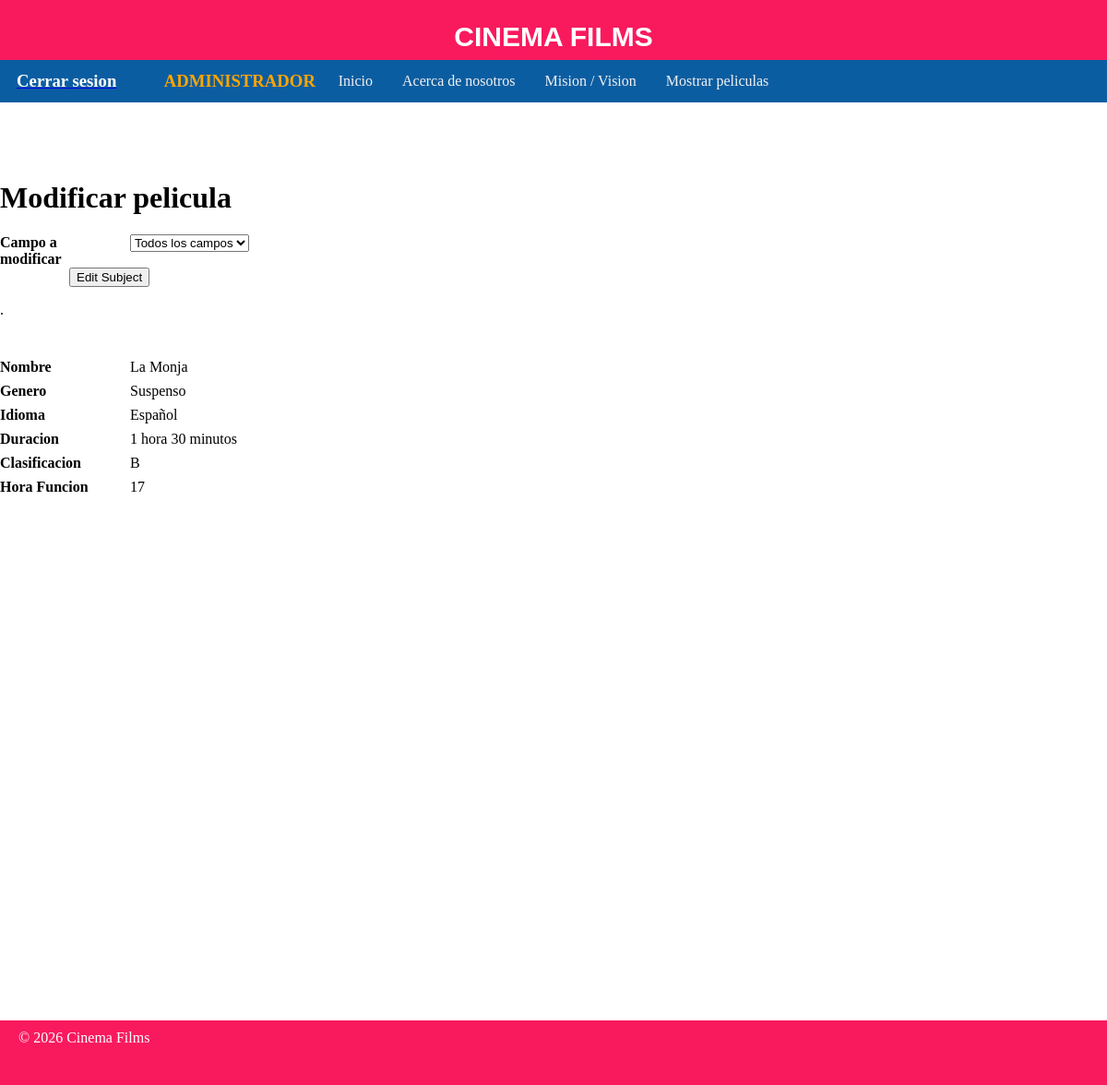
The page /public/web/mostrar/edit.php?id=1 on the database its author committed.
### tables this page shows
CREATE TABLE `peliculas` (
  `Id` int(11) NOT NULL,
  `nombre` varchar(60) NOT NULL DEFAULT '',
  `genero` varchar(20) NOT NULL,
  `idioma` varchar(20) NOT NULL,
  `duracion` varchar(20) NOT NULL,
  `clasificacion` varchar(10) NOT NULL,
  `funcion` int(15) NOT NULL,
  `imagen` varchar(255) NOT NULL
);

### private/functions.php (called while the page is built, shortened)
<?php
function url_for($script_path) {
  return WWW_ROOT . $script_path;
}
function u($string="") {
  return urlencode($string);
}
function h($string="") {
  return htmlspecialchars($string);
}
?>

### private/query_functions.php (called while the page is built, shortened)
<?php
function find_subject_by_id($id){
	global $db;
	$sql = "SELECT * FROM peliculas ";
	$sql .= "WHERE id='" . $id . "'";
	$result = mysqli_query($db, $sql);
	$subject = mysqli_fetch_assoc($result);
	return $subject;
}
?>

### public/web/mostrar/edit.php (the view, shortened to what this page needs)
<?php
$id = $_GET['id'];
$subject = find_subject_by_id($id);
$array = [
    "1" => "nombre",
    "2" => "genero",
    "3" => "idioma",
    "4" => "duracion",
    "5" => "clasificacion",
    "6" => "funcion",
];
?>
<?php include(SHARED_PATH . '/web_header.php'); ?>
<div id="content">
  <div class="subject new">
    <h1>Modificar pelicula</h1>
    <form action="<?php echo url_for('/web/mostrar/edit.php?id=' . h(u($id)) . "&res=1"); ?>" method="post">
        <dt>Campo a modificar</dt>
        <dd>
          <select name= "position">
          <?php
          for ($i=0; $i<= 6; $i++) {
            if ($i==0) {
              echo "<option value=\"{$i}\"";
               echo ">". "Todos los campos" ."</option>";
            }else{
              echo "<option value='$array[$i]'";
            echo ">". "*"  . h($array[$i]) ."</option>";
            }
          }
          ?>
        </select>
        </dd>
      <div id="operations">
        <input type="submit" value="Edit Subject" />
      </div>
    </form>
 <div menu = "attributes">.
  <br><br><br>
      <dl>
        <dt>Nombre</dt>
        <dd><?php echo h($subject['nombre']); ?></dd>
      </dl>
      <dl>
        <dt>Genero</dt>
        <dd><?php echo h($subject['genero']); ?></dd>
      </dl>
      <dl>
        <dt>Idioma</dt>
        <dd><?php echo h($subject['idioma']); ?></dd>
      </dl>
        <dl>
            <dt>Duracion</dt>
            <dd><?php echo h($subject['duracion']); ?></dd>
        </dl>
        <dl>
            <dt>Clasificacion</dt>
            <dd><?php echo h($subject['clasificacion']); ?></dd>
        </dl>
        <dl>
            <dt>Hora Funcion</dt>
            <dd><?php echo h($subject['funcion']); ?></dd>
        </dl>
  </div>
  </div>
</div>
<?php include(SHARED_PATH . '/web_footer.php'); ?>

### public/stylesheets/web.css (style rules this page uses)
html { height: 100%; width: 100%; }
body { height: 980px; width: 100%; margin: 0; padding: 0; }
#content { width: 100%; min-height: 100%; }
dl { clear: both; overflow: hidden; margin: 0.5em 0; }
dt { float: left; font-weight: bold; width: 125px; }
dd { float: left; margin-left: 1em; }
#operations { clear: both; margin: 1em 0 1em 75px; }

### rows shown on the page
peliculas: nombre "La Monja", genero "Suspenso", idioma "Español", duracion "1 hora 30 minutos", clasificacion "B", funcion "17"
